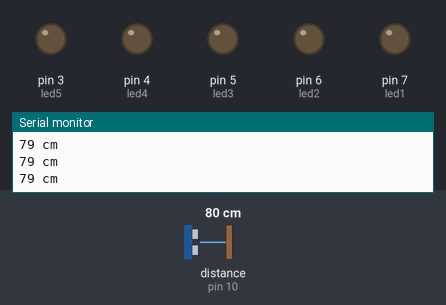
The sketch below on a simulated Arduino Uno, built with avr-gcc and run on an emulated ATmega328P. Shown: output pins drawn as LEDs (lit = HIGH), the last lines printed to the serial monitor. Wiring (inferred from the names in the program): ultrasonic range finder: trigger pin 11; echo pin 10. The test bench sets the inputs (shaded band); at power-on: distance to the obstacle (sensor on pin 10) 80 cm. The echo pulse lasts 58.3 µs per cm; pins used as bus, display or sensor lines are not drawn.

Above: at 1.3 s.
1.4 s: distance to the obstacle (sensor on pin 10) set to 2 cm
At 2.7 s:
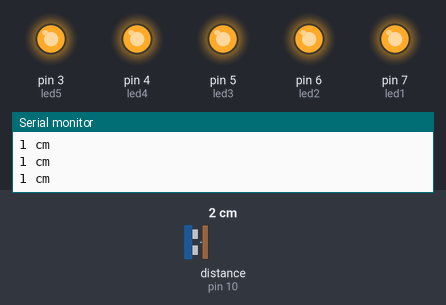
3.0 s: distance to the obstacle (sensor on pin 10) set to 4 cm
4.5 s: distance to the obstacle (sensor on pin 10) set to 7 cm
At 5.4 s:
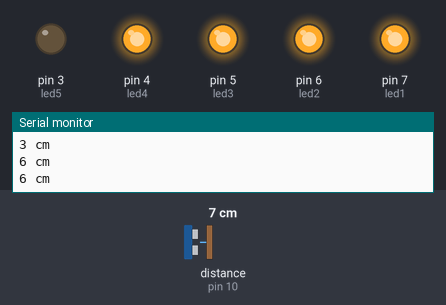
6.0 s: distance to the obstacle (sensor on pin 10) set to 9 cm
7.5 s: distance to the obstacle (sensor on pin 10) set to 12 cm
At 8.0 s:
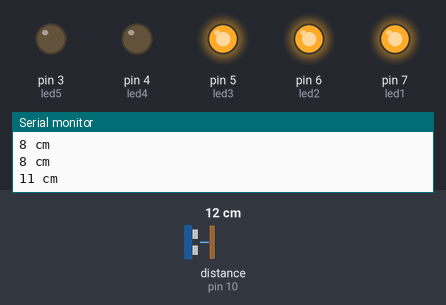
9.0 s: distance to the obstacle (sensor on pin 10) set to 14 cm
10.5 s: distance to the obstacle (sensor on pin 10) set to 17 cm
At 11.8 s:
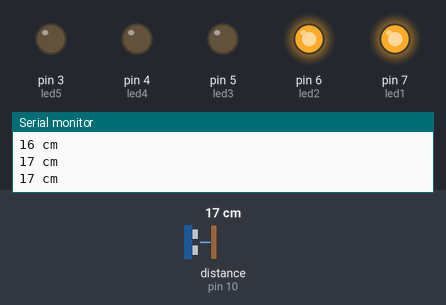
Timing chart, 0 to 13.0 s (numbered marks = the images above; inputs shaded):
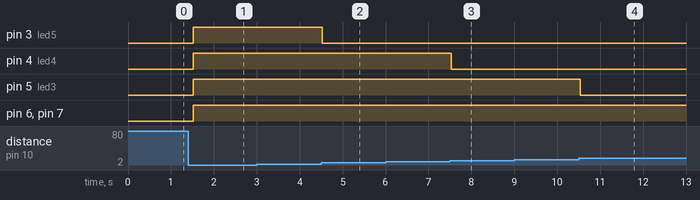

The sketch:

park_sensoru_ledli_kod.ino
```cpp
#define trigPin 11 //trigpin, echopin yazdığına göre HC-SR04 ULTRASONIK SENSOR kullanıldığını anlıyoruz.
#define echoPin 10
#define led1 7
#define led2 6
#define led3 5
#define led4 4
#define led5 3


void setup() {
  Serial.begin (9600);
  pinMode(trigPin, OUTPUT);
  pinMode(echoPin, INPUT);
  pinMode(led1, OUTPUT);
  pinMode(led2, OUTPUT);
  pinMode(led3, OUTPUT);
  pinMode(led4, OUTPUT);
  pinMode(led5, OUTPUT);
}

void loop() {
  long duration, distance;
  digitalWrite(trigPin, LOW);
  delayMicroseconds(2);
  digitalWrite(trigPin, HIGH);

  delayMicroseconds(40);
  digitalWrite(trigPin, LOW);
  duration = pulseIn(echoPin, HIGH);
  distance = (duration/2) / 29.1;
   digitalWrite(led1,LOW);
      digitalWrite(led2,LOW);
      digitalWrite(led3,LOW);
      digitalWrite(led4,LOW);
      digitalWrite(led5,LOW);
  if ((distance < 25)&(distance >= 30)) {        // eğer mesafe 30'dan küçük, 20'ye eşit ya da büyükse
      digitalWrite(led1,HIGH);                    // led1'e güç ver
      digitalWrite(led2,LOW);                     // led2'ye güç verme
      digitalWrite(led3,LOW);                     // led3'ye güç verme
      digitalWrite(led4,LOW);                     // led4'ye güç verme
      digitalWrite(led5,LOW);                     // led5'ye güç verme

}
  else if ((distance < 20)&(distance >= 15)) {   // eğer mesafe 20'dan küçük, 15'e eşit ya da büyükse
      digitalWrite(led1,HIGH);                    // led1'e güç ver
      digitalWrite(led2,HIGH);                    // led2'e güç ver
      digitalWrite(led3,LOW);                     // led3'ye güç verme
      digitalWrite(led4,LOW);                     // led4'ye güç verme
      digitalWrite(led5,LOW);                     // led5'ye güç verme

}
  else if ((distance <15 )&(distance >= 10)) {   // eğer mesafe 15'dan küçük, 10'a eşit ya da büyükse
      digitalWrite(led1,HIGH);                     // led1, led2, led3'e güç ver
      digitalWrite(led2,HIGH);
      digitalWrite(led3,HIGH);
      digitalWrite(led4,LOW);                      // led4, led5'e güç verme
      digitalWrite(led5,LOW);

}
  else if ((distance < 10)&(distance >= 5)) {    // eğer mesafe 10'dan küçük, 5'e eşit ya da büyükse
      digitalWrite(led1,HIGH);                     // 4 led'e güç ver, 1 led'e güç verme
      digitalWrite(led2,HIGH);
      digitalWrite(led3,HIGH);
      digitalWrite(led4,HIGH);
      digitalWrite(led5,LOW);

}
  else if (distance < 5) {                       // eğer mesafe 5'dan küçükse
      digitalWrite(led1,HIGH);                     // tüm ledlere güç ver
      digitalWrite(led2,HIGH);
      digitalWrite(led3,HIGH);
      digitalWrite(led4,HIGH);
      digitalWrite(led5,HIGH);

}
  if (distance >= 200 || distance <= 0){         // eğer (if) mesafe 200'den büyük veya eşit ise; 0'dan küçük yada eşit ise
    Serial.println("Mesafe Olculemiyor");        // Seri port ekranına "mesafe ölçülemiyor" yazısı yaz
  }
  else {
    Serial.print(distance);
    Serial.println(" cm");                   // Seri Port Ekranına baktığınızda ölçümü cm cinsinden görebilirsiniz.
  }
  delay(500);
}


// Dol Academy eğitim içeriğinden de ulaşabilirisiniz...
```

Measured:
- the behaviour switches between 5 and 6 cm on distance to the obstacle (sensor on pin 10) (found by bisection; images 1 and 2)
- the behaviour switches between 10 and 11 cm on distance to the obstacle (sensor on pin 10) (found by bisection; images 2 and 3)
- the behaviour switches between 15 and 16 cm on distance to the obstacle (sensor on pin 10) (found by bisection; images 3 and 4)
- after the input at 1.4 s, pin 3 (led5), pin 4 (led4), pin 5 (led3), pin 6 (led2), pin 7 (led1): LOW → HIGH after 0.12 s
- after the input at 4.5 s, pin 3 (led5): HIGH → LOW at once
- after the input at 7.5 s, pin 4 (led4): HIGH → LOW at once
- after the input at 10.5 s, pin 5 (led3): HIGH → LOW at once
